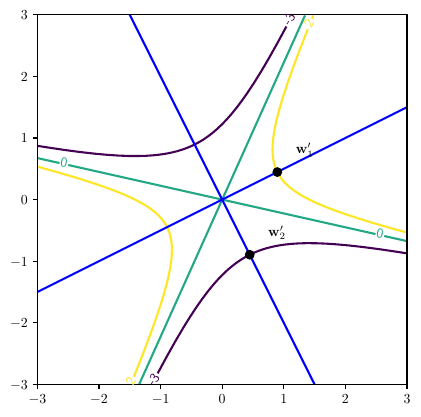

Write the Python code that produced this figure.
import numpy as np
import pandas as pd
import matplotlib.pyplot as plt
import matplotlib as mpl
from mpl_toolkits.mplot3d import axes3d
from mpl_toolkits.mplot3d.art3d import Poly3DCollection
from matplotlib.ticker import MaxNLocator
mpl.rcParams['text.usetex'] = True
mpl.rcParams['text.latex.preamble'] = r'\usepackage{{amsmath}}'

x = np.arange(-3, 3, 0.01)
y = np.arange(-3, 3, 0.01)
X, Y = np.meshgrid(x, y)
Z = X**2 + 4 * X * Y - 2 * Y**2

w1 = np.array([2, 1]) / np.sqrt(5)
w2 = np.array([1, -2]) / np.sqrt(5)

eps = 0.3

ax = plt.gca()
ax.set_aspect('equal')
ax.set_xlim(-3, 3)
ax.set_ylim(-3, 3)

contour = ax.contour(X, Y, Z, levels=[-3, 0, 2],
                     linestyles='solid')
ax.scatter(w1[0], w1[1], color='black', alpha=1.0, zorder=10)
ax.scatter(w2[0], w2[1], color='black', alpha=1.0, zorder=10)
ax.plot([-5 * w1[0], 5 * w1[0]], [-5 * w1[1], 5 * w1[1]], color='blue')
ax.text(w1[0] + eps, w1[1] + eps, s=r"$\mathbf w_1'$", color='black')
ax.plot([-5 * w2[0], 5 * w2[0]], [-5 * w2[1], 5 * w2[1]], color='blue')
ax.text(w2[0] + eps, w2[1] + eps, s=r"$\mathbf w_2'$", color='black')
fmt = {level: int(level) for level in contour.levels}
ax.clabel(contour, contour.levels, inline=True, fmt=fmt)

plt.savefig('contour_example.pdf', format='pdf', bbox_inches='tight')

plt.cla()

ax = plt.gca()
ax.set_aspect('equal')
ax.set_xlim(-3, 3)
ax.set_ylim(-3, 3)

x = np.arange(-3, 3, 0.01)
y = np.arange(-3, 3, 0.01)
X, Y = np.meshgrid(x, y)
Z = 2 * X**2 + 4 * X * Y + 5 * Y**2

w1 = np.array([1, 2]) / np.sqrt(5)
w2 = np.array([-2, 1]) / np.sqrt(5)

contour = ax.contour(X, Y, Z, levels=[6],
                     linestyles='solid')
ax.scatter(w1[0], w1[1], color='black', alpha=1.0, zorder=10)
ax.scatter(np.sqrt(6) * w2[0], np.sqrt(6) * w2[1],
           color='black', alpha=1.0, zorder=10)
ax.plot([-5 * w1[0], 5 * w1[0]], [-5 * w1[1], 5 * w1[1]], color='blue')
ax.text(w1[0] + 0.5, w1[1] + 0.5, s=r"$\mathbf w_1'$", color='black')
ax.plot([-5 * w2[0], 5 * w2[0]], [-5 * w2[1], 5 * w2[1]], color='blue')
ax.text(np.sqrt(6) * w2[0] - 0.5, np.sqrt(6) * w2[1] +
        0.5, s=r"$\sqrt{6}\mathbf w_2'$", color='black')
fmt = {level: int(level) for level in contour.levels}
ax.clabel(contour, contour.levels, inline=True, fmt=fmt)

plt.savefig('other_contour_example.pdf', format='pdf', bbox_inches='tight')
